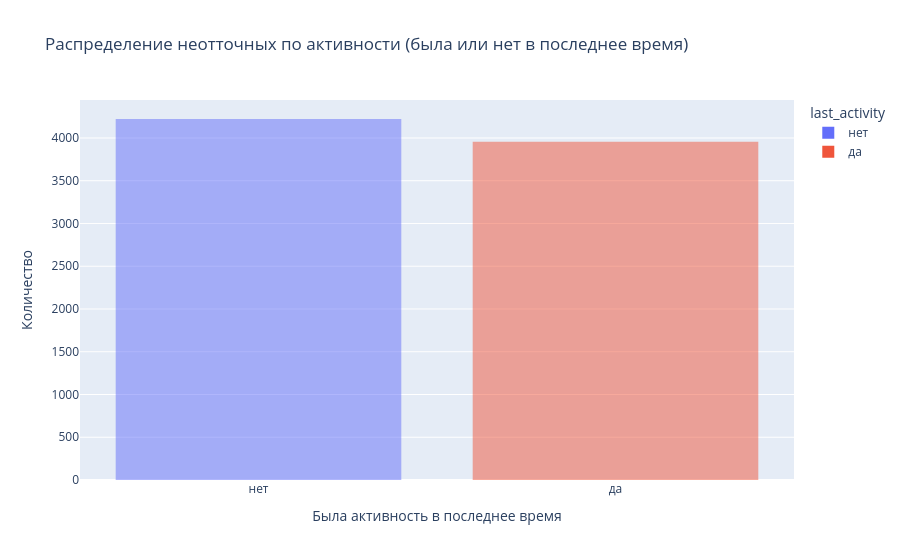

The notebook cell this image was saved under:
### Markdown cell above
![newplot%20%287%29.png](images/img-06.png)

### Code cell
df_last_stay = df_stay.groupby(['last_activity'])['churn'].count()
df_last_stay.name = 'count'
df_last_stay = df_last_stay.reset_index().sort_values(by='count', ascending=False)
df_last_stay = df_last_stay.replace({'last_activity':{1:'да', 0:'нет'}})

fig = px.histogram(df_last_stay,
                   x='last_activity',
                   y='count',
                   color='last_activity', 
                   title='Распределение неотточных по активности (была или нет в последнее время)',
                   nbins=5, 
                   barmode='overlay')
fig.update_xaxes(title_text='Была активность в последнее время') 
fig.update_yaxes(title_text='Количество')
fig.show()

### Figure 1 — Plotly figure (JSON) as saved in the notebook; plotly's stock layout.template omitted (floating-point values rounded to 4 significant figures)
{"data": [{"alignmentgroup": "True", "bingroup": "x", "histfunc": "sum", "hovertemplate": "last_activity=%{x}<br>sum of count=%{y}<extra></extra>", "legendgroup": "нет", "marker": {"color": "#636efa", "opacity": 0.5, "pattern": {"shape": ""}}, "name": "нет", "nbinsx": 5, "offsetgroup": "нет", "orientation": "v", "showlegend": true, "type": "histogram", "x": ["нет"], "xaxis": "x", "y": [4222], "yaxis": "y"}, {"alignmentgroup": "True", "bingroup": "x", "histfunc": "sum", "hovertemplate": "last_activity=%{x}<br>sum of count=%{y}<extra></extra>", "legendgroup": "да", "marker": {"color": "#EF553B", "opacity": 0.5, "pattern": {"shape": ""}}, "name": "да", "nbinsx": 5, "offsetgroup": "да", "orientation": "v", "showlegend": true, "type": "histogram", "x": ["да"], "xaxis": "x", "y": [3955], "yaxis": "y"}], "layout": {"barmode": "overlay", "legend": {"title": {"text": "last_activity"}, "tracegroupgap": 0}, "title": {"text": "Распределение неотточных по активности (была или нет в последнее время)"}, "xaxis": {"anchor": "y", "categoryarray": ["нет", "да"], "categoryorder": "array", "domain": [0, 1], "title": {"text": "Была активность в последнее время"}}, "yaxis": {"anchor": "x", "domain": [0, 1], "title": {"text": "Количество"}}}}
